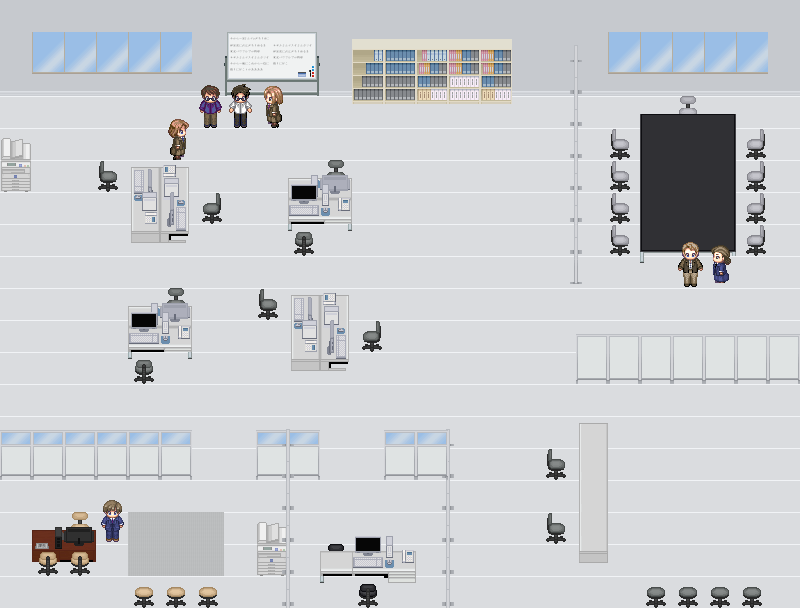

This game map was drawn from its Tiled (.tmx) file and the tilesets committed beside it. A one-line description and the trimmed map source follow:
An orthogonal 25x19 tile map with 32x32 px tiles, 4 tile layers (Background, Details, Middle, Foreground), 1 hidden layer not drawn, 3 tilesets and 2 objects (player_l2, meurecurso).

<map version="1.0" orientation="orthogonal" width="25" height="19" tilewidth="32" tileheight="32">
 <tileset firstgid="1" name="office" tilewidth="32" tileheight="32">
  <image source="tileset/office_tileset.png" width="256" height="1344" />
 </tileset>
 <tileset firstgid="337" name="metatiles32x32" tilewidth="32" tileheight="32">
  <image source="tileset/metatiles32x32.png" width="160" height="32" />
  <tile id="0">
   <properties>
    <property name="type" value="solid" />
   </properties>
  </tile>
  <tile id="1">
   <properties>
    <property name="type" value="platform" />
   </properties>
  </tile>
  <tile id="2">
   <properties>
    <property name="type" value="sl" />
   </properties>
  </tile>
 </tileset>
 <tileset firstgid="342" name="characters_l2" tilewidth="32" tileheight="48">
  <image source="tileset/characters_l2.png" width="128" height="192" />
 </tileset>
 <layer name="Background" width="25" height="19">
  <data>[475 cells, 475 non-empty, 3 distinct tile ids]</data>
 </layer>
 <layer name="Details" width="25" height="19">
  <data>[475 cells, 2 non-empty, 1 distinct tile ids]</data>
 </layer>
 <layer name="Middle" width="25" height="19">
  <data>[475 cells, 41 non-empty, 21 distinct tile ids]</data>
 </layer>
 <layer name="Foreground" width="25" height="19">
  <data>[475 cells, 210 non-empty, 85 distinct tile ids]</data>
 </layer>
 <layer name="collision" width="25" height="19" visible="0">
  <data>[475 cells, 142 non-empty, 1 distinct tile ids]</data>
 </layer>
 <objectgroup name="Objects" width="25" height="19">
  <object name="player_l2" x="354" y="481" width="32" height="32">
   <properties>
    <property name="height" value="40" />
    <property name="image" value="player_l2" />
    <property name="spriteheight" value="48" />
    <property name="spritewidth" value="32" />
    <property name="width" value="30" />
   </properties>
  </object>
 </objectgroup>
 <objectgroup name="Object Layer 2" width="25" height="19">
  <object name="meurecurso" x="588" y="267" width="83" height="63">
   <properties>
    <property name="height" value="52" />
    <property name="image" value="meurecurso" />
    <property name="spriteheight" value="52" />
    <property name="spritewidth" value="52" />
    <property name="width" value="52" />
   </properties>
  </object>
 </objectgroup>
</map>
